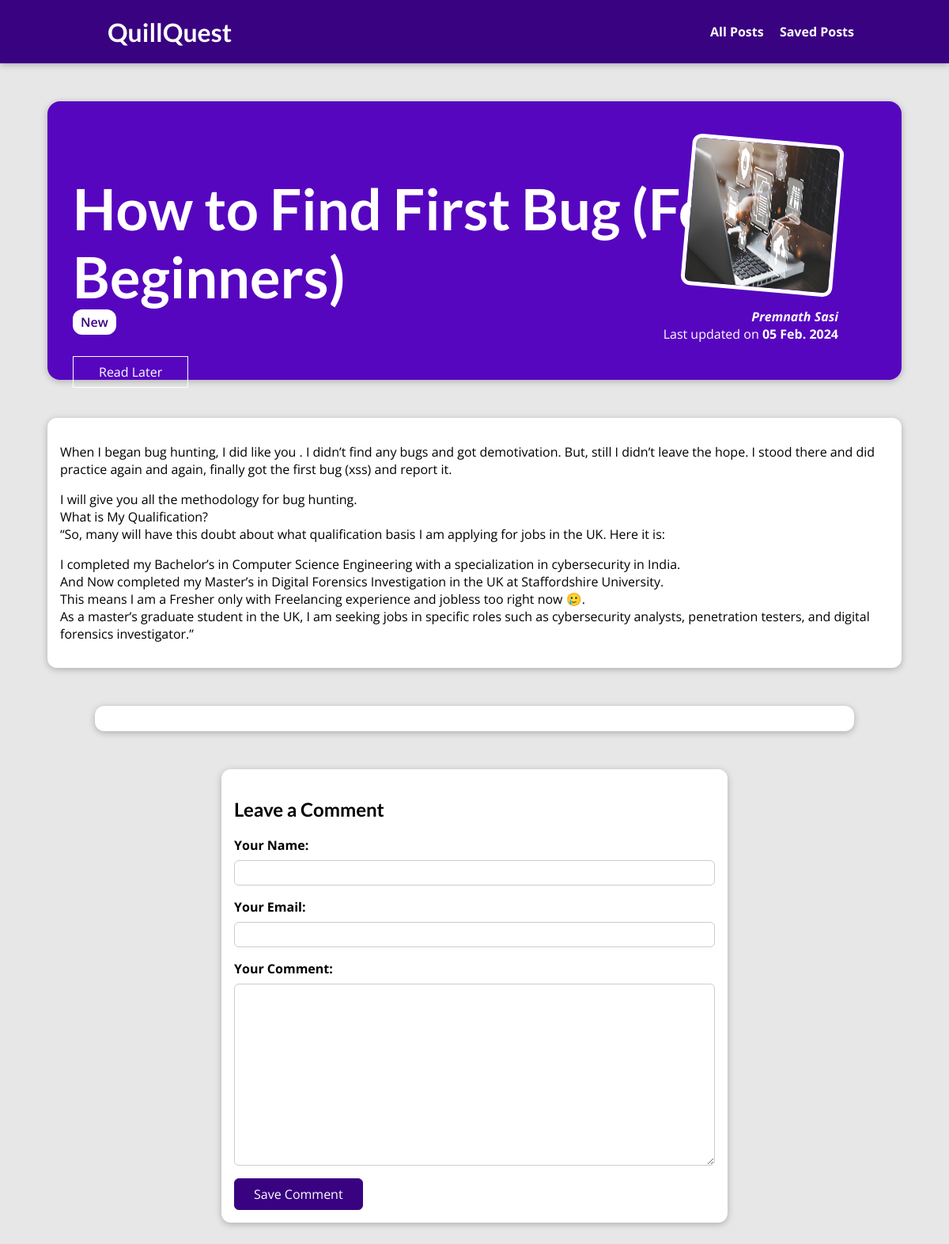
Page /posts/how-to-find-first-bug-for-beginners on the committed database.
### blog/models.py (models this page shows, shortened)
class Post(models.Model):
    title = models.CharField(max_length=150)
    excerpt = models.CharField(max_length=255)
    image = models.ImageField(upload_to="posts", null=True)
    date = models.DateField(auto_now=True)
    slug = models.SlugField(unique=True, db_index=True)
    content = models.TextField(validators=[MinLengthValidator(10)])
    author = models.ForeignKey(Author, on_delete=models.SET_NULL, related_name = "posts", null=True)
    tags = models.ManyToManyField(Tag)

class Tag(models.Model):
    caption = models.CharField(max_length=100)

class Author(models.Model):
    first_name = models.CharField(max_length=50)
    last_name = models.CharField(max_length=50)
    email_address = models.EmailField()
    def full_name(self):
        return f"{self.first_name} {self.last_name}"
    def __str__(self):
        return self.full_name()

### blog/views.py (the view, shortened to what this page needs)
# urls.py: path("posts/<slug:slug>", views.DetailPostView.as_view(), name="post-detail-page"),
class DetailPostView(View):
    def is_stored_post(self, request, post_id):
        stored_posts = request.session.get("stored_posts")
        if stored_posts is not None:
            is_saved_for_later = post_id in stored_posts
        else:
            is_saved_for_later = False
        return is_saved_for_later
    def get(self, request, slug):
        post = Post.objects.get(slug=slug)
        context = {
            "post": post,
            "post_tags": post.tags.all(),
            "comment_form": CommentForm(),
            "comments": post.comments.order_by("-id"),
            "saved_for_later": self.is_stored_post(request, post.id)
        }
        return render(request, "blog/post-detail.html", context)

### blog/forms.py
class CommentForm(forms.ModelForm):
    class Meta:
        model = Comment
        exclude = ["post"]
        labels = {
            "user_name": "Your Name",
            "user_email": "Your Email",
            "text": "Your Comment"
        }

### blog/templates/blog/post-detail.html (shortened to what this page needs)
{% extends "base.html" %}
{% load static %}
{% block css_files %}
<link rel="stylesheet" href="{% static "blog/post-detail.css" %}" />
{% endblock %}
{% block content %}
<section id='summary'>
    <h2>{{post.title}}</h2>
    <div>
        {% for tag in post_tags  %}
            <span class="tag">{{tag.caption}}</span>
        {% endfor %}
    </div>
    <div id="read-later">
        <form action="{% url "read-later" %}" method="POST">
        <button>{% if saved_for_later %}
            Remove from saved
            {% else %}
            Read Later
            {% endif %}</button>
    </form>
    </div>
    <article>
        <img src="{{post.image.url}}" alt="{{post.title}}" />
        <address><a href="mailto:{{post.author.email_address}}">{{post.author}}</a></address>
        <div>
            Last updated on <time>{{post.date|date:"d N Y"}}</time>
        </div>
    </article>
</section>
<main>
    <p>{{post.content| linebreaks }}</P>
</main>
<section id="comments">
</section>
<section id="comment-form">
    <h2>Leave a Comment</h2>
    <form action="{% url "post-detail-page" post.slug %}" method="POST" >
        {% for form in comment_form  %}
        <div class="form-control {% if form.errors %}invalid{% endif %}">
            {{form.label_tag}}
            {{form}}
        </div>
        {% endfor %}
        <button>Save Comment</button>
    </form>
</section>
{%endblock%}

### static/app.css (style rules this page uses)
* { box-sizing: border-box; }
html { font-family: 'Open Sans', 'Lato', sans-serif; }
body { margin: 0; }
h1, h2, h3 { font-family: 'Lato', sans-serif; font-weight: bold; }

### blog/static/blog/post-detail.css (style rules this page uses)
body { background-color: #e7e7e7; }
#summary { margin: 8rem auto 3rem auto; padding: 2rem; width: 90%; max-width: 90rem; border-radius: 16px; background-color: #5706c0; position: relative; box-shadow: 0 2px 8px rgba(0, 0, 0, 0.25); height: 22rem; }
#summary h2 { color: white; font-size: 4.5rem; margin-bottom: 0.25rem; }
#summary article { position: absolute; top: 2rem; right: 3rem; padding: 1rem 2rem; border-radius: 12px; text-align: right; color: white; }
#summary article img { width: 12rem; height: 12rem; border-radius: 12px; transform: rotateZ(5deg); border: 5px solid white; margin-bottom: 1rem; }
#summary address { font-weight: bold; }
#summary a { color: white; text-decoration: none; }
#summary time { font-weight: bold; }
main { width: 90%; max-width: 90rem; margin: 3rem auto; background-color: white; padding: 1rem; border-radius: 12px; box-shadow: 0 2px 8px rgba(0, 0, 0, 0.25); }
.tag { background-color: white; color: #390281; padding: 5px 10px; font-weight: 600; border-radius: 12px; }
#comment-form { margin: 3rem auto; max-width: 40rem; width: 90%; border-radius: 12px; background-color: #fff; box-shadow: 0 2px 8px rgba(0, 0, 0, 0.25); padding: 1rem; }
#comment-form button { font:inherit; background-color: #390281; color: #fff; border: 1px solid #390281; padding: 0.5rem 1.5rem; border-radius: 6px; cursor: pointer; }
.form-control { margin-bottom: 1rem; }
.form-control label { font-weight: bold; margin-bottom: 0.5rem; display: block; }
.form-control input, .form-control textarea { display: block; width: 100%; font: inherit; padding: 0.25rem; border-radius: 6px; border: 1px solid #ccc; }
#comments { margin: 3rem auto; max-width: 60rem; width: 90%; border-radius: 12px; background-color: #fff; box-shadow: 0 2px 8px rgba(0, 0, 0, 0.25); padding: 1rem 2rem; }
#read-later { margin: 2rem 0; }
#read-later button { background-color: transparent; border: 1px solid #fff; padding: 0.5rem 2rem; font: inherit; color: #fff; cursor: pointer; transition: all 0.4s ease-in-out; }

### rows in the picture
Post: title "How to Find First Bug (For Beginners)", image (picture), author "Premnath Sasi", date "05 Feb. 2024", content "When I began bug hunting, I did like you . I didn’t find any bugs and got demotivation. But, still I didn’t leave the hope. I stood there and did practice again and again, finally got the first bug (xss) and report it. I will give you all the methodology for bug hunting. What is My Qualification? “So, many will have this doubt about what qualification basis I am applying for jobs in the UK. Here it is: I completed my Bachelor’s in Computer Science Engineering with a specialization in cybersecurity in India. And Now completed my Master’s in Digital Forensics Investigation in the UK at Staffordshire University. This means I am a Fresher only with Freelancing experience and jobless too right…"
Tag: caption "New"
